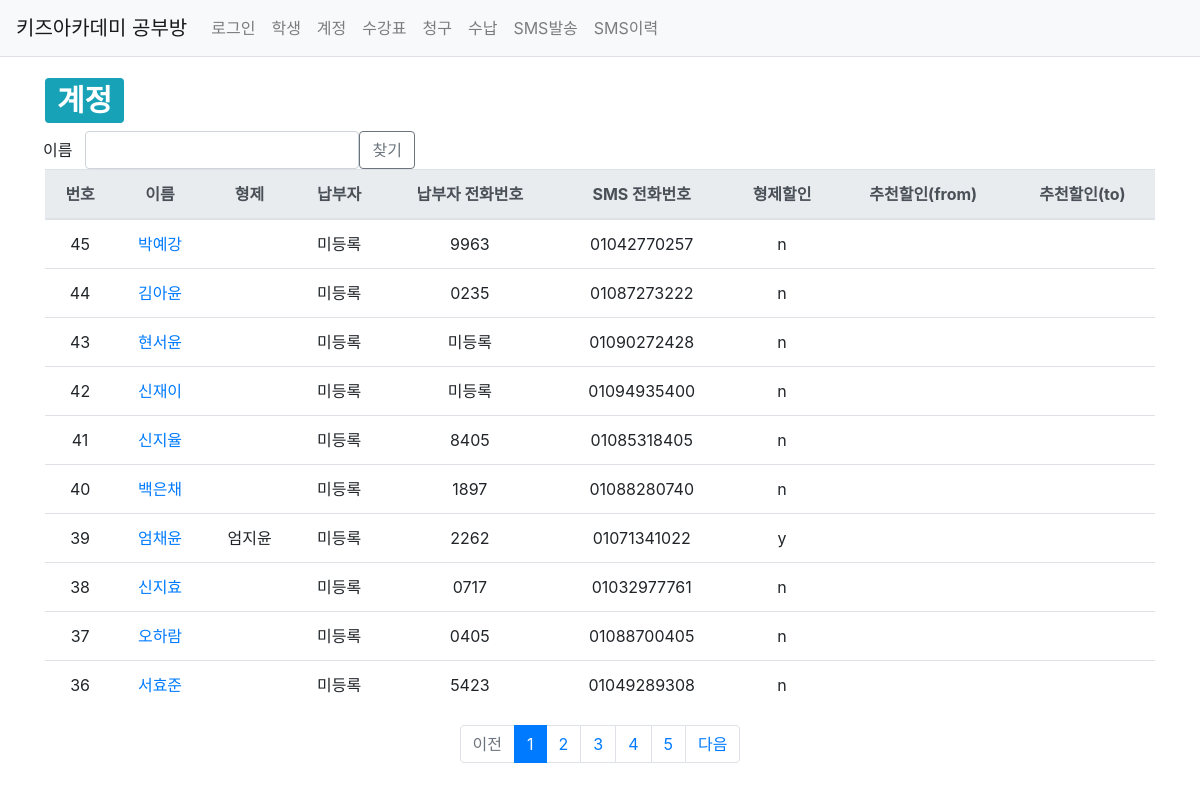
/studyroom/account/, run on the app's committed database.
### studyroom/models.py (models this page shows, shortened)
class Account(models.Model):
    user = models.ForeignKey(User, on_delete=models.CASCADE)
    student = models.ForeignKey(Student, on_delete=models.CASCADE)
    payer = models.CharField(max_length=40, null=True, blank=True)
    payer_phone_num = models.CharField(max_length=11, null=True, blank=True)
    sms_phone_num = models.CharField(max_length=11, null=True, blank=True)
    brother_dc_yn = models.CharField(max_length=1, default='n')
    recommend_dc_start = models.CharField(max_length=6, null=True, blank=True, default='yyyymm')
    recommend_dc_end = models.CharField(max_length=6, null=True, blank=True, default='yyyymm')
    create_date = models.DateTimeField()
    modify_date = models.DateTimeField(null=True, blank=True)

class Student(models.Model):
    Grade_choices = (
        ('Y6','6세'),
        ('Y7','7세'),
        ('E1','1학년'),
        ('E2','2학년'),
        ('E3','3학년'),
        ('E4','4학년'),
        ('E5','5학년'),
        ('E6','6학년'),
    )
    user = models.ForeignKey(User, on_delete=models.CASCADE)
    brother = models.ForeignKey('self', on_delete=models.CASCADE, blank=True, null=True)
    name = models.CharField(max_length=20)
    grade = models.CharField(max_length=2, choices=Grade_choices)
    create_date = models.DateTimeField()
    modify_date = models.DateTimeField(null=True, blank=True)
    delete_yn = models.CharField(max_length=1, default='n')

### studyroom/views/account_views.py (the view)
def account_list(request):
    logger.info("INFO 레벨로 출력")
    """
    계정 목록 출력
    """
    page = request.GET.get('page', '1')  # 페이지
    name = request.GET.get('name', '')  # 검색어
    account_list = Account.objects.order_by('id')
    if name:
        account_list = account_list.filter(
            Q(student__name__icontains=name) |  # 학생이름 검색
            Q(student__brother__name__icontains=name)  # 학생이름 검색
        ).distinct()
    paginator = Paginator(account_list, 10)  # 페이지당 10개씩 보여주기
    page_obj = paginator.get_page(page)
    context = {'account_list': page_obj, 'page': page, 'name': name}
    return render(request, 'studyroom/account_list.html', context)

### studyroom/templatetags/studyroom_filter.py (called while the page is built)
@register.filter
def sub(value, arg):
    return value - arg

### templates/studyroom/account_list.html (shortened to what this page needs)
{% extends 'base.html' %}
{% load studyroom_filter %}
{% load humanize %}
{% block content %}
<div class="container my-3">
    <div>
        <h1>
            <span class="badge badge-info">계정</span>
        </h1>
    </div>
    <div class="row">
        <div class="col-xs-2">
            <button class="btn " type="button" >이름</button>
        </div>
        <div class="col-xs-2">
            <input id="input_search" type="text" class="form-control name" value="{{ name|default_if_none:'' }}">
        </div>
        <div>
            <button class="btn btn-outline-secondary" type="button" id="btn_search">찾기</button>
        </div>
    </div>
    <table class="table">
        <thead>
        <tr class="text-center thead-light">
            <th>번호</th>
            <th>이름</th>
            <th>형제</th>
            <th>납부자</th>
            <th>납부자 전화번호</th>
            <th>SMS 전화번호</th>
            <th>형제할인</th>
            <th>추천할인(from)</th>
            <th>추천할인(to)</th>
        </tr>
        </thead>
        <tbody>
        {% if account_list %}
        {% for account in account_list %}
        <tr class="text-center">
            <td>
                {{ account_list.paginator.count|sub:account_list.start_index|sub:forloop.counter0|add:1 }}
            </td>
            <td><a href="{% url 'studyroom:account_modify' account.id %}">{{ account.student.name }}</td>
            <td>{{ account.student.brother.name }}</td>
            <td>{{ account.payer|default_if_none:"미등록" }}</td>
            <td>{{ account.payer_phone_num|default_if_none:"미등록" }}</td>
            <td>{{ account.sms_phone_num|default_if_none:"미등록" }}</td>
            <td>{{ account.brother_dc_yn }}</td>
            <td>{{ account.recommend_dc_start|default_if_none:"" }}</td>
            <td>{{ account.recommend_dc_end|default_if_none:"" }}</td>
        </tr>
        {% endfor %}
        {% else %}
        <tr>
            <td colspan="3">account이 없습니다.</td>
        </tr>
        {% endif %}
        </tbody>
    </table>
    <ul class="pagination justify-content-center">
        {% if account_list.has_previous %}
        <li class="page-item">
            <a class="page-link" href="?page={{ account_list.previous_page_number }}">이전</a>
        </li>
        {% else %}
        <li class="page-item disabled">
            <a class="page-link" tabindex="-1" aria-disabled="true" href="#">이전</a>
        </li>
        {% endif %}
        {% for page_number in account_list.paginator.page_range %}
        {% if page_number >= account_list.number|add:-5 and page_number <= account_list.number|add:5 %}
            {% if page_number == account_list.number %}
            <li class="page-item active" aria-current="page">
                <a class="page-link" href="?page={{ page_number }}">{{ page_number }}</a>
            </li>
            {% else %}
            <li class="page-item">
                <a class="page-link" href="?page={{ page_number }}">{{ page_number }}</a>
            </li>
            {% endif %}
        {% endif %}
        {% endfor %}
        {% if account_list.has_next %}
        <li class="page-item">
            <a class="page-link" href="?page={{ account_list.next_page_number }}">다음</a>
        </li>
        {% else %}
        <li class="page-item disabled">
            <a class="page-link" tabindex="-1" aria-disabled="true" href="#">다음</a>
        </li>
        {% endif %}
    </ul>
</div>
{% endblock %}

### data on the page
Account: paginator.count|sub "45", student.name "박예강", payer "미등록", payer_phone_num "9963", sms_phone_num "01042770257", brother_dc_yn "n"
Account: paginator.count|sub "44", student.name "김아윤", payer "미등록", payer_phone_num "0235", sms_phone_num "01087273222", brother_dc_yn "n"
Account: paginator.count|sub "43", student.name "현서윤", payer "미등록", payer_phone_num "미등록", sms_phone_num "01090272428", brother_dc_yn "n"
Account: paginator.count|sub "42", student.name "신재이", payer "미등록", payer_phone_num "미등록", sms_phone_num "01094935400", brother_dc_yn "n"
Account: paginator.count|sub "41", student.name "신지율", payer "미등록", payer_phone_num "8405", sms_phone_num "01085318405", brother_dc_yn "n"
Account: paginator.count|sub "40", student.name "백은채", payer "미등록", payer_phone_num "1897", sms_phone_num "01088280740", brother_dc_yn "n"
Account: paginator.count|sub "39", student.name "엄채윤", student.brother.name "엄지윤", payer "미등록", payer_phone_num "2262", sms_phone_num "01071341022", brother_dc_yn "y"
Account: paginator.count|sub "38", student.name "신지효", payer "미등록", payer_phone_num "0717", sms_phone_num "01032977761", brother_dc_yn "n"
Account: paginator.count|sub "37", student.name "오하람", payer "미등록", payer_phone_num "0405", sms_phone_num "01088700405", brother_dc_yn "n"
Account: paginator.count|sub "36", student.name "서효준", payer "미등록", payer_phone_num "5423", sms_phone_num "01049289308", brother_dc_yn "n"

### other printed values
{{ page_number }} "1"
{{ page_number }} "2" "3" "4" "5"
